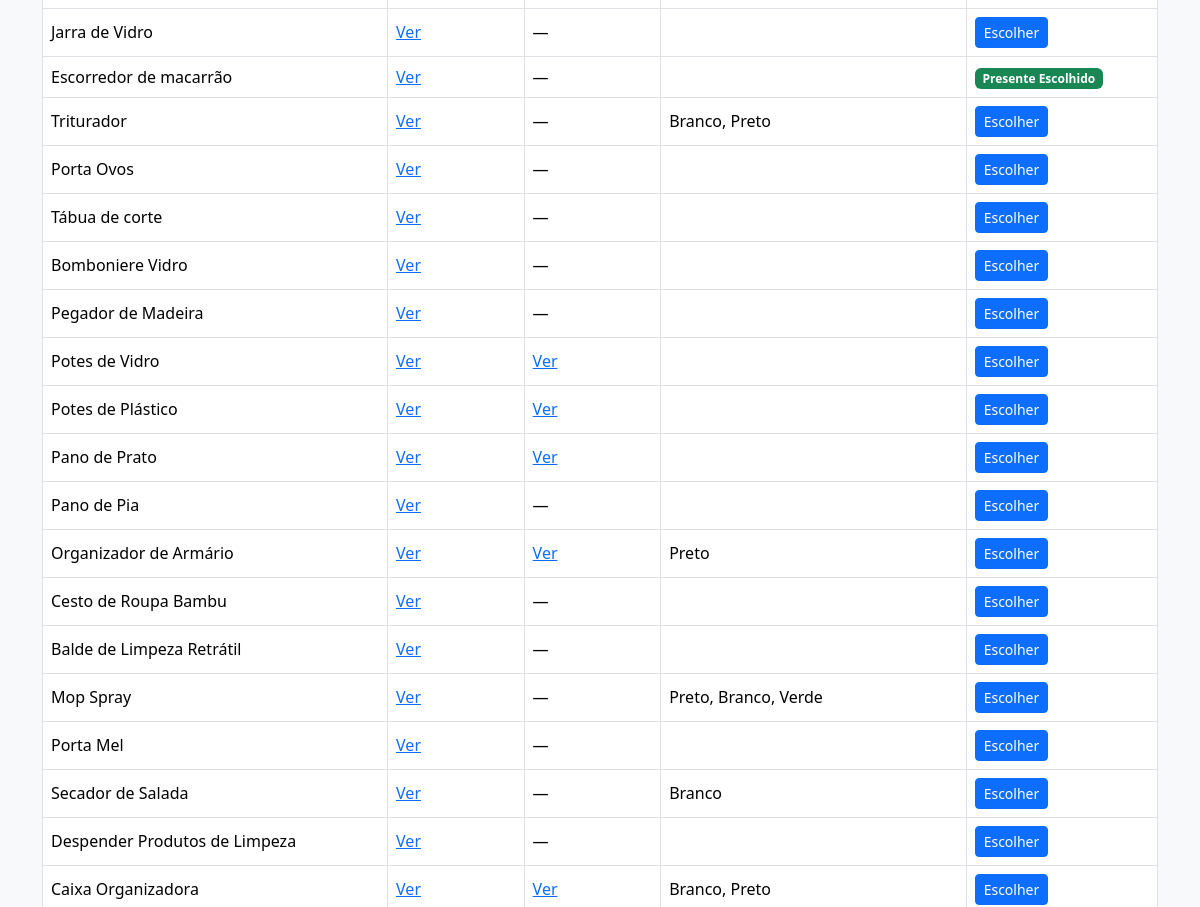
Before: / (middle part) with the older database file.
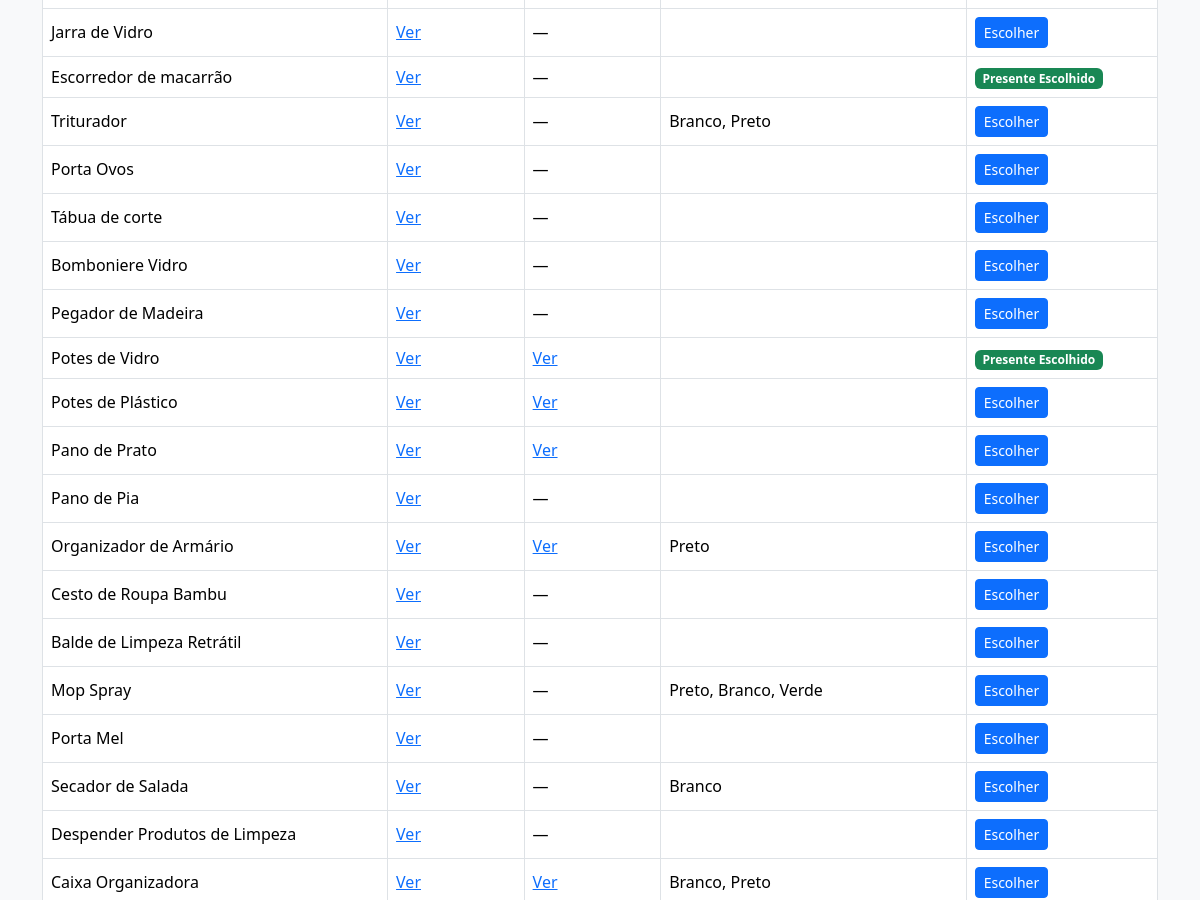
After: the same page with the newer database file.
### tables this page shows
CREATE TABLE presentes (
            id INTEGER PRIMARY KEY AUTOINCREMENT,
            presente TEXT,
            link1 TEXT,
            link2 TEXT,
            cores TEXT,
            escolhido_por TEXT
        );

### app.py (the view)
@app.route("/")
def index():
    is_admin = request.args.get("admin") == ADMIN_KEY
    conn = get_db()
    cursor = conn.cursor()
    cursor.execute("SELECT * FROM presentes")
    presentes = cursor.fetchall()
    conn.close()
    return render_template("index.html", presentes=presentes, is_admin=is_admin)

### app.py (called while the page is built)
def get_db():
    conn = sqlite3.connect(DB_PATH)
    conn.row_factory = sqlite3.Row
    return conn

### templates/index.html (shortened to what this page needs)
<!DOCTYPE html>
<html lang="pt-br">
<head>
    <link
      href="https://cdn.jsdelivr.net/npm/bootstrap@5.3.2/dist/css/bootstrap.min.css"
      rel="stylesheet"
    >
</head>
<body class="bg-light">
<div class="container mt-5">
    <div class="table-responsive">
        <table class="table table-bordered table-hover align-middle">
            <tbody>
            {% for item in presentes %}
                <tr>
                    <td>{{ item.presente }}</td>
                    <td>
                        {% if item.link1 %}
                            <a href="{{ item.link1 }}" target="_blank">Ver</a>
                        {% else %}
                            —
                        {% endif %}
                    </td>
                    <td>
                        {% if item.link2 %}
                            <a href="{{ item.link2 }}" target="_blank">Ver</a>
                        {% else %}
                            —
                        {% endif %}
                    </td>
                    <td>{{ item.cores }}</td>
                    <td>
                        {% if item.escolhido_por %}
                            <span class="badge bg-success">
                                Presente Escolhido
                            </span>
                        {% else %}
                            <button
                                class="btn btn-sm btn-primary"
                                data-bs-toggle="modal"
                                data-bs-target="#confirmModal{{ item.id }}"
                            >
                                Escolher
                            </button>
                        {% endif %}
                    </td>
                </tr>
            {% endfor %}
            </tbody>
        </table>
    </div>
</div>
</body>
</html>

Changed rows visible on the page:
changed presentes "Potes de Vidro": now shows "Presente Escolhido"; no longer shows "Escolher"
